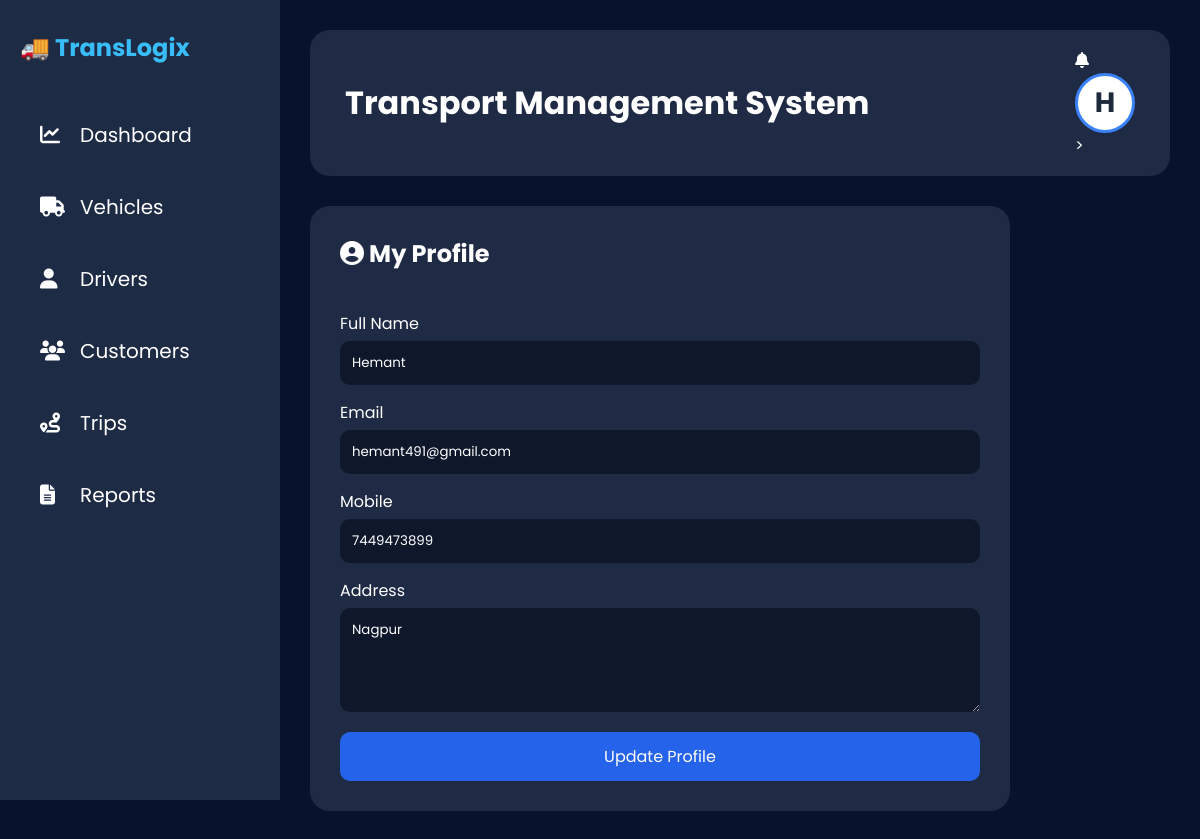
/profile, run on the app's committed database.
### app.py (models this page shows)
class User(db.Model):
    id = db.Column(db.Integer, primary_key=True)
    username = db.Column(db.String(100), unique=True, nullable=False)
    password = db.Column(db.String(100), nullable=False)
    full_name = db.Column(db.String(100))
    email = db.Column(db.String(100))
    mobile = db.Column(db.String(20))
    address = db.Column(db.Text)

### app.py (the view, shortened to what this page needs)
@app.route("/profile", methods=["GET", "POST"])
def profile():
    user = User.query.first()
    return render_template(
        "profile.html",
        user=user
    )

### app.py (called while the page is built)
@app.context_processor
def inject_user():
    user = User.query.first()
    return dict(user=user)

### templates/profile.html
{% extends "base.html" %}
{% block content %}
<div class="profile-card">
    <h2>
        <i class="fas fa-user-circle"></i>
        My Profile
    </h2>
    <form method="POST">
        <label>Full Name</label>
        <input
            type="text"
            name="full_name"
            value="{{ user.full_name or '' }}"
            required>
        <label>Email</label>
        <input
            type="email"
            name="email"
            value="{{ user.email or '' }}">
        <label>Mobile</label>
        <input
            type="text"
            name="mobile"
            value="{{ user.mobile or '' }}">
        <label>Address</label>
        <textarea
            name="address"
            rows="4">{{ user.address or '' }}</textarea>
        <button type="submit">
            Update Profile
        </button>
    </form>
</div>
{% endblock %}

### templates/base.html (shortened to what this page needs)
<!DOCTYPE html>
<html lang="en">
<head>
    <link rel="stylesheet"
          href="{{ url_for('static', filename='css/style.css') }}">
    <link rel="stylesheet"
          href="https://cdnjs.cloudflare.com/ajax/libs/font-awesome/6.5.1/css/all.min.css">
</head>
<body>
    <aside class="sidebar">
        <div class="logo">
            🚚 <span>TransLogix</span>
        </div>
        <ul class="sidebar-menu">
            <li>
                <a href="{{ url_for('dashboard') }}">
                    <i class="fas fa-chart-line"></i>
                    <span>Dashboard</span>
                </a>
            </li>
            <li>
                <a href="{{ url_for('vehicles') }}">
                    <i class="fas fa-truck"></i>
                    <span>Vehicles</span>
                </a>
            </li>
            <li>
                <a href="{{ url_for('drivers') }}">
                    <i class="fas fa-user"></i>
                    <span>Drivers</span>
                </a>
            </li>
            <li>
                <a href="{{ url_for('customers') }}">
                    <i class="fas fa-users"></i>
                    <span>Customers</span>
                </a>
            </li>
            <li>
                <a href="{{ url_for('trips') }}">
                    <i class="fas fa-route"></i>
                    <span>Trips</span>
                </a>
            </li>
            <li>
                <a href="{{ url_for('reports') }}">
                    <i class="fas fa-file-alt"></i>
                    <span>Reports</span>
                </a>
            </li>
        </ul>
    </aside>
    <main class="main-content">
        <div class="navbar">
            <div class="nav-title">
                <h1>Transport Management System</h1>
            </div>
            <div class="nav-right">
                <div class="notification">
                    <i class="fas fa-bell"></i>
                </div>
                <div class="profile-menu">
                    <div class="profile-pic profile-avatar"
     onclick="toggleMenu()">
    {% if user and user.full_name %}
        {{ user.full_name[0].upper() }}
    {% elif user %}
        {{ user.username[0].upper() }}
    {% else %}
        A
    {% endif %}
</div>
                    >
                </div>
            </div>
        </div>
        {% block content %}
        {% endblock %}
    </main>
</body>
</html>

### static/css/style.css (style rules this page uses)
* { margin:0; padding:0; box-sizing:border-box; font-family:'Poppins',sans-serif; }
body { background:#08122d; color:white; display:flex; min-height:100vh; }
.sidebar { width:280px; background:#1e2b45; min-height:100vh; padding:30px 20px; position:fixed; left:0; top:0; }
.logo { font-size:24px; font-weight:700; color:#38bdf8; margin-bottom:40px; }
.sidebar ul { list-style:none; }
.sidebar ul li { margin-bottom:12px; }
.sidebar ul li a { text-decoration:none; color:white; display:flex; align-items:center; gap:15px; padding:15px 20px; border-radius:15px; transition:.3s; font-size:20px; }
.sidebar ul li a i { width:25px; }
.main-content { margin-left:280px; width:calc(100% - 280px); padding:30px; }
.navbar { background:#1f2a44; border-radius:20px; padding:18px 35px; display:flex; justify-content:space-between; align-items:center; margin-bottom:30px; }
.navbar h1 { font-size:32px; font-weight:700; }
.profile-menu { position:relative; }
.profile-pic { width:60px; height:60px; border-radius:50%; cursor:pointer; border:3px solid #3b82f6; object-fit:cover; }
.profile-card { background:#1f2a44; padding:30px; border-radius:20px; max-width:700px; }
.profile-card h2 { margin-bottom:25px; }
.profile-card form { display:flex; flex-direction:column; }
.profile-card label { margin-top:15px; margin-bottom:5px; }
.profile-card input, .profile-card textarea { padding:12px; border:none; border-radius:10px; background:#0f172a; color:white; }
.profile-card button { margin-top:20px; padding:12px; border:none; border-radius:10px; background:#2563eb; color:white; cursor:pointer; font-size:16px; }
.profile-avatar { width:60px; height:60px; border-radius:50%; background:#ffffff; color:#1e293b; display:flex; justify-content:center; align-items:center; font-size:28px; font-weight:700; cursor:pointer; border:3px solid #3b82f6; }

### data on the page
User: full_name "H", full_name "Hemant", email "hemant491@gmail.com", mobile "7449473899", address "Nagpur"
